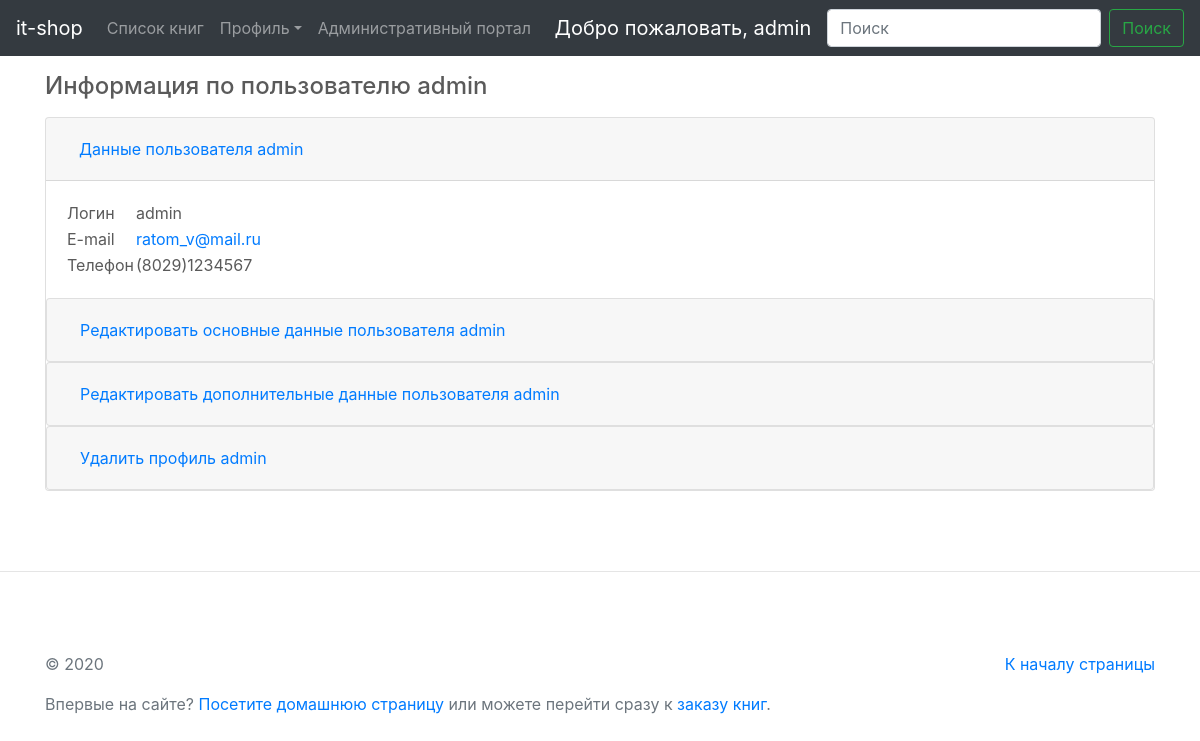
Page /customer/detail/1 (signed in) on the committed database.
### appinfo/models.py (models this page shows)
class AppInfo(models.Model):
    name = models.CharField(
        verbose_name='Название магазина',
        max_length= 200,
        unique=True
    )
    image = models.ImageField(
        verbose_name='Логотип магазина',
        upload_to='logo',
        null=True,
        blank=True,
    )
    year = models.CharField(
        verbose_name='Год разработки сайта',
        help_text='ГГГГ',
        max_length= 200,
        null=True,
        blank=True,
    )
    description = models.TextField(
        verbose_name='О магазине',
        null=True,
        blank=True,
    )
    payment = models.TextField(
        verbose_name='Оплата',
        null=True,
        blank=True,
    )
    delivery = models.TextField(
        verbose_name='Доставка',
        null=True,
        blank=True,
    )
    class Meta:
        ordering = ['name']
        verbose_name = 'О магазине'
        verbose_name_plural = 'О магазине'
    def __str__(self):
        return f'{self.name}'

### customers/models.py (models this page shows)
class Customer(models.Model):
    user = models.OneToOneField(
        User,
        on_delete=models.PROTECT,
    )
    code_phone = models.SmallIntegerField(
        verbose_name='Код номера',
        choices=((8029, '(029)'),(8033, '(033)'),(8044, '(044)'),(8017, '(017)')),
    )
    phone = models.PositiveIntegerField(
        verbose_name='Телефон',
        help_text='7 цифр',
    )
    country = models.CharField(
        verbose_name='Страна',
        max_length= 100,
        null=True,
        blank=True,
    )
    city = models.CharField(
        verbose_name='Город',
        max_length= 100,
        null=True,
        blank=True,
    )
    index = models.PositiveSmallIntegerField(
        verbose_name='Почтовый индекс',
        null=True,
        blank=True,
    )
    address_1 = models.CharField(
        verbose_name='Адрес 1',
        max_length= 200,
        null=True,
        blank=True,
    )
    address_2 = models.CharField(
        verbose_name='Адрес 2',
        max_length= 200,
        null=True,
        blank=True,
    )
    group = models.OneToOneField(
        Group,
        verbose_name='Группа',
        on_delete=models.PROTECT,
        null=True,
        blank=True,
    )
    class Meta:
        ordering = ['user']
        verbose_name = 'Пользователь'
        verbose_name_plural = 'Пользователи'
    def __str__(self):
        return f'{self.user}'

### customers/views.py (the view, shortened to what this page needs)
# urls.py: path('detail/<int:pk>', DetailCustomer.as_view(), name='detail'),
class DetailCustomer(LoginRequiredMixin, DetailView):
    model = Customer
    template_name = 'customer/detail_customer.html'

### proj/templatetags/app_tags.py (called while the page is built)
@register.simple_tag
def print_app_name():
    info = AppInfo.objects.get(pk=1)
    return info

### customers/templates/customer/detail_customer.html (shortened to what this page needs)
{% extends 'base.html' %}
{% block body %}
    {% include "top_menu_main_book.html" %}
    <div class="container marketing">
        <br>
        <h4 class="mb-3">Информация по пользователю {{ object }}</h4>
        <div class="b-description__sub">
            <tr class="b-description__more">
                <td colspan="2">
                    <div class="accordion" id="accordionExample">
                        <div class="card">
                            <div class="card-header" id="headingOne">
                                <h2 class="mb-0">
                                    <button class="btn btn-link btn-block text-left" type="button" data-toggle="collapse" data-target="#collapseOne" aria-expanded="true" aria-controls="collapseOne">
                                        Данные пользователя {{ object }}
                                    </button>
                                </h2>
                            </div>
                            <div id="collapseOne" class="collapse show" aria-labelledby="headingOne" data-parent="#accordionExample">
                                <div class="card-body">
                                    <table>
                                        <tbody>
                                            <tr class="">
                                                <td>Логин</td>
                                                <td>{{ object.user.username }}</td>
                                            </tr>
                                            <tr class="">
                                                <td>E-mail</td>
                                                <td>
                                                    <a href="#" title="Отправить письмо пользователю &laquo;{{ object }}&raquo;">{{ object.user.email }}</a>
                                                </td>
                                            </tr>
                                            {% if object.code_phone %}
                                                {% if object.phone %}
                                                    <tr class="">
                                                        <td>Телефон</td>
                                                            <td>({{ object.code_phone }}){{ object.phone }}</td>
                                                        </tr>
                                                {% endif %}
                                            {% endif %}
                                        </tbody>
                                    </table>
                                </div>
                            </div>
            {% if user.is_anonymous %}
            {% else %}
                <div class="b-description__sub">
                    <tr class="b-description__more">
                        <td colspan="2">
                            <div class="accordion" id="accordionExample">
                                <div class="card">
                                    <div class="card-header" id="headingOne">
                                        <h2 class="mb-0">
                                        {% if user.is_superuser or user.is_staff %}
                                            <a href="{% url 'customer:updatemainadmin' object.pk %}"><button class="btn btn-link btn-block text-left" type="button" data-toggle="collapse" data-target="#collapseOne" aria-expanded="true" aria-controls="collapseOne">
                                                Редактировать основные данные пользователя {{ object }}
                                            </button></a>
                                        {% else %}
                                            <a href="{% url 'customer:updatemainuser' object.pk %}"><button class="btn btn-link btn-block text-left" type="button" data-toggle="collapse" data-target="#collapseOne" aria-expanded="true" aria-controls="collapseOne">
                                                Редактировать основные данные пользователя {{ object }}
                                            </button></a>
                                        {% endif %}
                                        </h2>
                                    </div>
                                </div>
                            </div>
                        </td>
                    </tr>
                    <tr class="b-description__more">
                        <td colspan="2">
                            <div class="accordion" id="accordionExample">
                                <div class="card">
                                    <div class="card-header" id="headingOne">
                                        <h2 class="mb-0">
                                            <a href="{% url 'customer:update' object.pk %}"><button class="btn btn-link btn-block text-left" type="button" data-toggle="collapse" data-target="#collapseOne" aria-expanded="true" aria-controls="collapseOne">
                                                Редактировать дополнительные данные пользователя {{ object }}
                                            </button></a>
                                        </h2>
                                    </div>
                                </div>
                            </div>
                        </td>
                    </tr>
                    <tr class="b-description__more">
                        <td colspan="2">
                            <div class="accordion" id="accordionExample">
                                <div class="card">
                                    <div class="card-header" id="headingOne">
                                        <h2 class="mb-0">
                                            <a href="{% url 'customer:delete' object.pk %}"><button class="btn btn-link btn-block text-left" type="button" data-toggle="collapse" data-target="#collapseOne" aria-expanded="true" aria-controls="collapseOne">
                                                Удалить профиль {{ object }}
                                            </button></a>
                                        </h2>
                                    </div>
                                </div>
                            </div>
                        </td>
                    </tr>
                </div>
        {% endif %}
                        </div>
                    </div>
                </td>
            </tr>
        </div>
    </div>
{% endblock body %}

### templates/top_menu_main_book.html (shortened to what this page needs)
{% load app_tags %}
<header>
    <nav class="navbar navbar-expand-md navbar-dark fixed-top bg-dark">
        <a class="navbar-brand" href="{% url 'main' %}">{% print_app_name %}</a>
        <div class="collapse navbar-collapse" id="navbarCollapse">
            <ul class="navbar-nav mr-auto">
                <li class="nav-item">
                    <a class="nav-link" href="{% url 'book:list_all_book' %}">Список книг<span class="sr-only">(current)</span></a>
                </li>
                {% if user.is_authenticated %}
                    <li class="nav-item dropdown">
                        <a class="nav-link dropdown-toggle" href="#" id="dropdown01" data-toggle="dropdown" aria-haspopup="true" aria-expanded="false">Профиль</a>
                    </li>
                {% endif %}
                {% if user.is_staff %}
                    <li class="nav-item">
                        <a class="nav-link" href="{% url 'main_admin' %}">Административный портал</a>
                    </li>
                {% endif %}
            </ul>
            <form class="form-inline mt-2 mt-md-0">
                {% if user.is_authenticated %}
                <a class="navbar-brand" href="{% url 'customer:detail' user.pk %}">Добро пожаловать, {{ user.get_username }}</a>
            {% endif %}
                <input class="form-control mr-sm-2" type="text" placeholder="Поиск" aria-label="Search">
                <button class="btn btn-outline-success my-2 my-sm-0" type="submit">Поиск</button>
            </form>
        </div>
    </nav>
</header>

### static/css/carousel.css (style rules this page uses)
body { padding-top: 3rem; padding-bottom: 3rem; color: #5a5a5a; }
.marketing h2 { font-weight: 400; }

### rows in the picture
AppInfo: name "it-shop"
Customer: user.username "admin", user.email "ratom_v@mail.ru", code_phone "8029", phone "1234567"

### other values in the picture
{{ user.get_username }} "admin"
